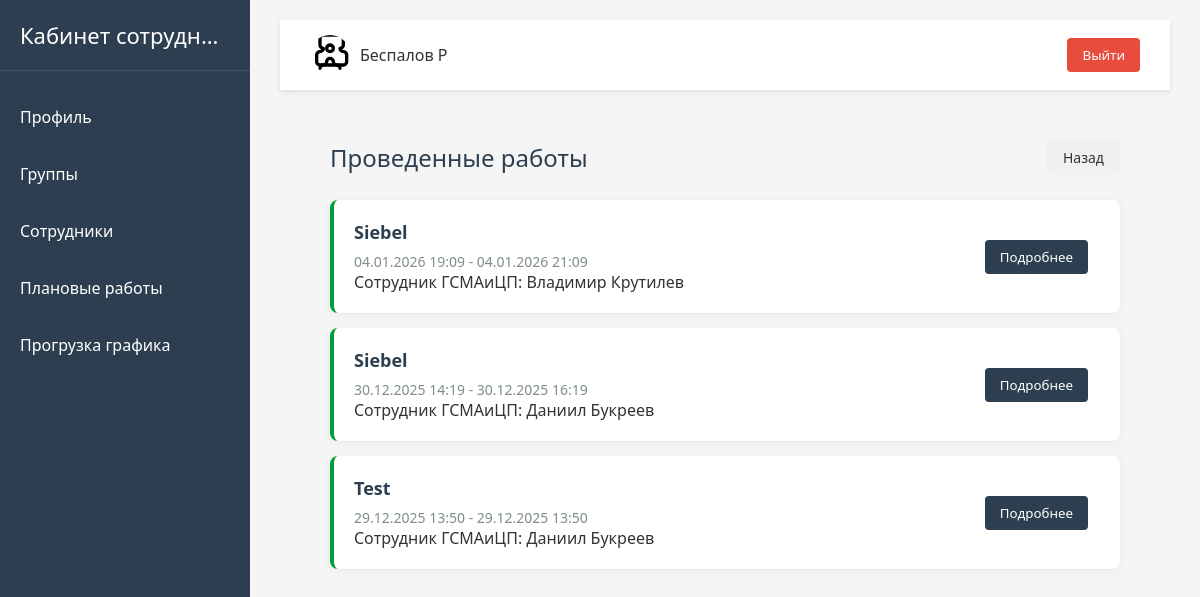
/downtime/history/ (signed in), run on the app's committed database.
### users/models.py (models this page shows, shortened)
class User(AbstractUser):
    email = models.EmailField("Email", unique=True)
    job_title = models.CharField("Должность", max_length=100)
    personnel_number = models.CharField(
        "Табельный номер",
        max_length=20,
        unique=True
    )
    group_job = models.ManyToManyField(
        "GroupJob",
        verbose_name="Группа сотрудника",
        related_name="users"
    )
    is_main = models.BooleanField("Босс этой качалки", default=False)
    birthday = models.DateField("Дата рождения", null=True, blank=True)
    USERNAME_FIELD = "username"
    REQUIRED_FIELDS = []
    objects = CustomUserManager()

### downtimes/models.py (models this page shows, shortened)
class Downtime(models.Model):
    service = models.CharField("Сервис", max_length=50)
    start_downtime = models.DateTimeField(
        "Дата и время начала работ",
        validators=(check_date,)
    )
    end_downtime = models.DateTimeField(
        "Дата и время окончания работ",
        validators=(check_date,)
    )
    gsma_employee = models.ForeignKey(
        User,
        on_delete=models.SET_NULL,
        null=True,
        related_name="downtimes",
        verbose_name="Сотрудник от ГСМАиЦП"
    )
    link_task = models.URLField("Ссылка на задачу", max_length=150)
    description = models.TextField("Описание")
    author = models.ForeignKey(
        User,
        on_delete=models.SET_NULL,
        null=True,
        related_name="downtimes_author",
        verbose_name="Автор"
    )
    created_at = models.DateTimeField(
        "Дата создания записи",
        auto_now_add=True
    )
    class Meta:
        verbose_name = "Проведение работ на сервисе"
        verbose_name_plural = "Проведение работ на сервисе"
        ordering = ("-start_downtime",)
        constraints = [
            models.UniqueConstraint(
                fields=[
                    "gsma_employee",
                    "service",
                    "start_downtime",
                    "end_downtime"
                ],
                name='unique_downtime'
            )
        ]

### downtimes/views.py (the view)
# urls.py: path("history/", views.history_downtimes, name="history_downtime"),
@login_required
def history_downtimes(request):
    downtimes = Downtime.objects.filter(start_downtime__lt=timezone.now())
    context = {"downtimes": downtimes}
    return render(request, "downtime/history_downtime.html", context)

### templates/downtime/history_downtime.html (shortened to what this page needs)
{% extends "base.html" %}
{% load static %}
{% block content %}
<div class="downtimes-container">
    <div class="downtimes-header">
        <h1 class="downtimes-title">Проведенные работы</h1>
        <a href="{% url 'downtimes:downtime' %}" class="detail-btn back-btn">
            Назад
        </a>
    </div>
    <div class="downtimes-list">
        {% for downtime in downtimes %}
        <div class="downtime-history-card">
            <div class="downtime-info">
                <div class="downtime-service">
                    {{ downtime.service }}
                </div>
                <div class="downtime-period">
                    {{ downtime.start_downtime|date:"d.m.Y H:i" }} - {{ downtime.end_downtime|date:"d.m.Y H:i" }}
                </div>
                {% if downtime.gsma_employee %}
                <div class="downtime-employee">
                    Сотрудник ГСМАиЦП: {{ downtime.gsma_employee.get_full_name|default:downtime.gsma_employee.username }}
                </div>
                {% endif %}
            </div>
            <div class="downtime-status">
                <a href="{% url 'downtimes:downtime_detail' downtime.id %}?from_history=true">
                    <button class="profile-btn">Подробнее</button>
                </a>
            </div>
        </div>
        {% endfor %}
    </div>
</div>
{% endblock %}

### templates/header.html (shortened to what this page needs)
<header class="header">
    <div class="user-info">
        <img alt="User">
        <span>{{ user.last_name }} {{ user.first_name|slice:":1" }}</span>
    </div>
    <form action="{% url 'users:logout' %}" method="post" class="logout-form">
        <button class="logout-btn">Выйти</button>
    </form>
</header>

### static/css/main.css (style rules this page uses)
* { margin: 0; padding: 0; box-sizing: border-box; font-family: 'Segoe UI', Tahoma, Geneva, Verdana, sans-serif; }
body { display: flex; min-height: 100vh; background-color: #f5f5f5; color: #333; }

### static/css/header.css (style rules this page uses)
.header { background-color: white; padding: 15px 30px; display: flex; justify-content: space-between; align-items: center; box-shadow: 0 2px 5px rgba(0, 0, 0, 0.1); }
.user-info { display: flex; align-items: center; }
.user-info img { width: 40px; height: 40px; border-radius: 50%; margin-right: 10px; object-fit: cover; }
.logout-btn { background-color: #e74c3c; color: white; border: none; padding: 8px 15px; border-radius: 4px; cursor: pointer; transition: background-color 0.3s; }

### static/css/groups_detail.css (style rules this page uses)
.profile-btn { background-color: #2c3e50; color: white; border: none; padding: 8px 15px; border-radius: 4px; cursor: pointer; transition: background-color 0.3s; }

### static/css/downtime.css (style rules this page uses)
.downtimes-container { max-width: 1200px; margin: 0 auto; padding: 20px; }
.downtimes-header { display: flex; justify-content: space-between; align-items: center; margin-bottom: 25px; flex-wrap: wrap; gap: 15px; }
.downtimes-title { color: #2c3e50; font-weight: 500; margin: 0; }
.downtimes-list { display: flex; flex-direction: column; gap: 15px; }
.downtime-history-card { background-color: white; border-radius: 8px; padding: 20px; box-shadow: 0 2px 10px rgba(0, 0, 0, 0.05); display: flex; justify-content: space-between; align-items: center; transition: transform 0.2s, box-shadow 0.2s; border-left: 4px solid #01a036; }
.downtime-info { flex-grow: 1; }
.downtime-service { font-size: 18px; font-weight: 600; color: #2c3e50; margin-bottom: 8px; }
.downtime-period { color: #7f8c8d; font-size: 14px; }
.downtime-status { display: inline-block; padding: 4px 12px; border-radius: 12px; font-size: 12px; font-weight: 500; margin-left: 15px; }
.detail-btn { text-align: center; display: flex; justify-content: center; align-items: center; padding: 8px 16px; border-radius: 4px; text-decoration: none; font-size: 14px; transition: all 0.3s ease; border: none; cursor: pointer; }
.back-btn { background-color: #f0f0f0; color: #333; }

### data on the page
User: last_name "Беспалов", first_name "Р"
Downtime: service "Siebel", start_downtime "04.01.2026 19:09", end_downtime "04.01.2026 21:09", gsma_employee.get_full_name "Владимир Крутилев"
Downtime: service "Siebel", start_downtime "30.12.2025 14:19", end_downtime "30.12.2025 16:19", gsma_employee.get_full_name "Даниил Букреев"
Downtime: service "Test", start_downtime "29.12.2025 13:50", end_downtime "29.12.2025 13:50", gsma_employee.get_full_name "Даниил Букреев"
